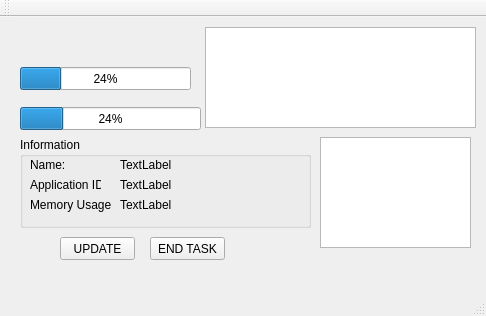
<?xml version="1.0" encoding="UTF-8"?>
<ui version="4.0">
 <class>MainWindow</class>
 <widget class="QMainWindow" name="MainWindow">
  <property name="geometry">
   <rect>
    <x>0</x>
    <y>0</y>
    <width>486</width>
    <height>316</height>
   </rect>
  </property>
  <property name="windowTitle">
   <string>MainWindow</string>
  </property>
  <widget class="QWidget" name="centralWidget">
   <widget class="QListWidget" name="listWidget">
    <property name="geometry">
     <rect>
      <x>320</x>
      <y>120</y>
      <width>151</width>
      <height>111</height>
     </rect>
    </property>
   </widget>
   <widget class="QPushButton" name="pushButton">
    <property name="geometry">
     <rect>
      <x>60</x>
      <y>220</y>
      <width>75</width>
      <height>23</height>
     </rect>
    </property>
    <property name="text">
     <string>UPDATE</string>
    </property>
   </widget>
   <widget class="QGroupBox" name="groupBox">
    <property name="geometry">
     <rect>
      <x>20</x>
      <y>120</y>
      <width>291</width>
      <height>91</height>
     </rect>
    </property>
    <property name="title">
     <string>Information</string>
    </property>
    <widget class="QLabel" name="label">
     <property name="geometry">
      <rect>
       <x>10</x>
       <y>20</y>
       <width>61</width>
       <height>16</height>
      </rect>
     </property>
     <property name="text">
      <string>Name:</string>
     </property>
    </widget>
    <widget class="QLabel" name="label_2">
     <property name="geometry">
      <rect>
       <x>10</x>
       <y>40</y>
       <width>71</width>
       <height>16</height>
      </rect>
     </property>
     <property name="text">
      <string>Application ID:</string>
     </property>
    </widget>
    <widget class="QLabel" name="label_3">
     <property name="geometry">
      <rect>
       <x>10</x>
       <y>60</y>
       <width>81</width>
       <height>16</height>
      </rect>
     </property>
     <property name="text">
      <string>Memory Usage:</string>
     </property>
    </widget>
    <widget class="QLabel" name="nameL">
     <property name="geometry">
      <rect>
       <x>100</x>
       <y>20</y>
       <width>161</width>
       <height>16</height>
      </rect>
     </property>
     <property name="text">
      <string>TextLabel</string>
     </property>
    </widget>
    <widget class="QLabel" name="idL">
     <property name="geometry">
      <rect>
       <x>100</x>
       <y>40</y>
       <width>161</width>
       <height>16</height>
      </rect>
     </property>
     <property name="text">
      <string>TextLabel</string>
     </property>
    </widget>
    <widget class="QLabel" name="ramL">
     <property name="geometry">
      <rect>
       <x>100</x>
       <y>60</y>
       <width>161</width>
       <height>16</height>
      </rect>
     </property>
     <property name="text">
      <string>TextLabel</string>
     </property>
    </widget>
   </widget>
   <widget class="QProgressBar" name="progressBar">
    <property name="geometry">
     <rect>
      <x>20</x>
      <y>50</y>
      <width>171</width>
      <height>23</height>
     </rect>
    </property>
    <property name="value">
     <number>24</number>
    </property>
   </widget>
   <widget class="QProgressBar" name="progressBar_2">
    <property name="geometry">
     <rect>
      <x>20</x>
      <y>90</y>
      <width>181</width>
      <height>23</height>
     </rect>
    </property>
    <property name="value">
     <number>24</number>
    </property>
   </widget>
   <widget class="QPushButton" name="pushButton_2">
    <property name="geometry">
     <rect>
      <x>150</x>
      <y>220</y>
      <width>75</width>
      <height>23</height>
     </rect>
    </property>
    <property name="text">
     <string>END TASK</string>
    </property>
   </widget>
   <widget class="QGraphicsView" name="gv1">
    <property name="geometry">
     <rect>
      <x>205</x>
      <y>10</y>
      <width>271</width>
      <height>101</height>
     </rect>
    </property>
   </widget>
  </widget>
  <widget class="QMenuBar" name="menuBar">
   <property name="geometry">
    <rect>
     <x>0</x>
     <y>0</y>
     <width>486</width>
     <height>21</height>
    </rect>
   </property>
  </widget>
  <widget class="QToolBar" name="mainToolBar">
   <attribute name="toolBarArea">
    <enum>TopToolBarArea</enum>
   </attribute>
   <attribute name="toolBarBreak">
    <bool>false</bool>
   </attribute>
  </widget>
  <widget class="QStatusBar" name="statusBar"/>
 </widget>
 <layoutdefault spacing="6" margin="11"/>
 <resources/>
 <connections/>
</ui>
